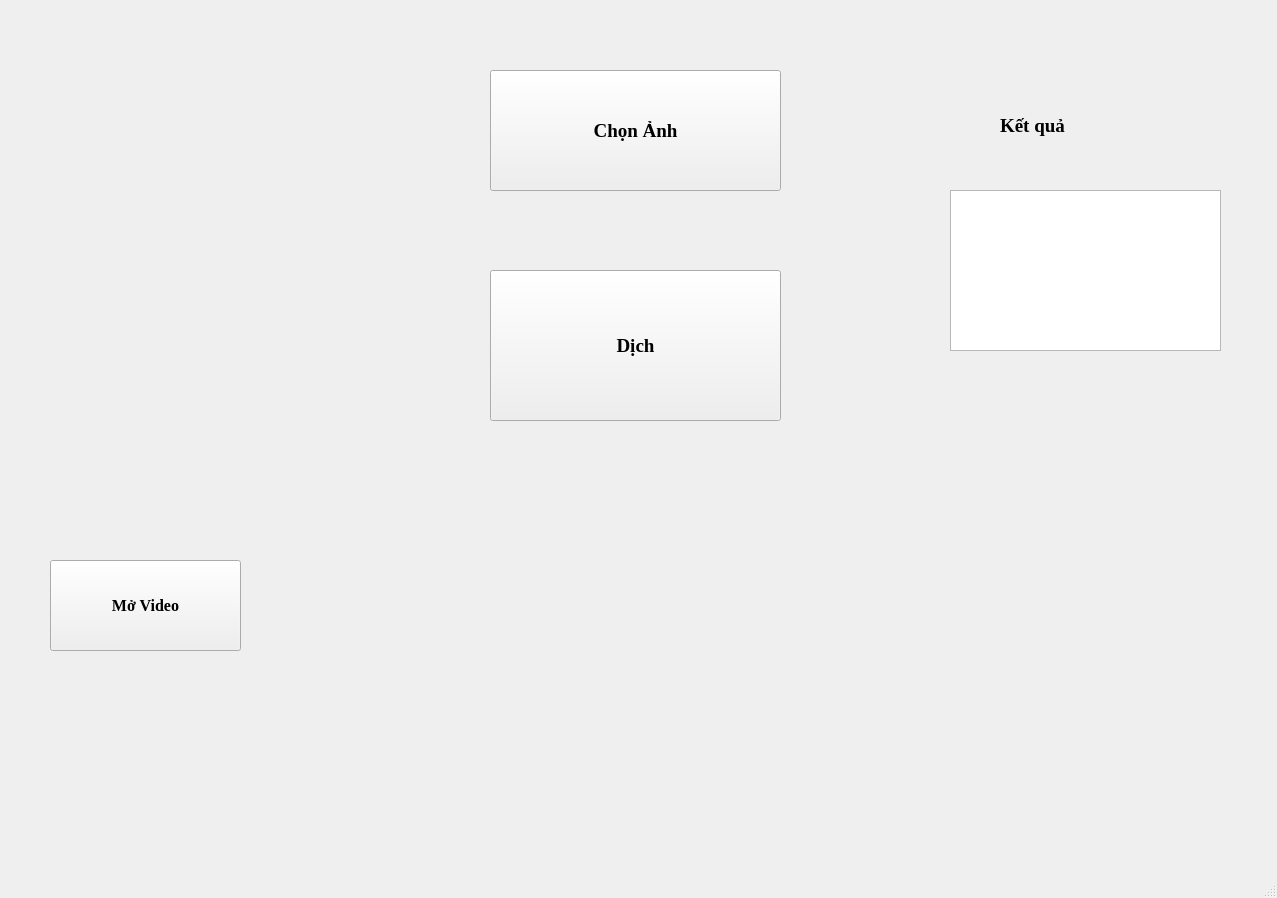
<?xml version="1.0" encoding="UTF-8"?>
<ui version="4.0">
 <class>MainWindow</class>
 <widget class="QMainWindow" name="MainWindow">
  <property name="geometry">
   <rect>
    <x>0</x>
    <y>0</y>
    <width>1277</width>
    <height>898</height>
   </rect>
  </property>
  <property name="windowTitle">
   <string>MainWindow</string>
  </property>
  <widget class="QWidget" name="centralwidget">
   <widget class="QPushButton" name="btnOpenVideo">
    <property name="geometry">
     <rect>
      <x>50</x>
      <y>560</y>
      <width>191</width>
      <height>91</height>
     </rect>
    </property>
    <property name="font">
     <font>
      <family>Times New Roman</family>
      <pointsize>12</pointsize>
      <weight>75</weight>
      <bold>true</bold>
     </font>
    </property>
    <property name="text">
     <string>Mở Video</string>
    </property>
   </widget>
   <widget class="QLabel" name="label">
    <property name="geometry">
     <rect>
      <x>50</x>
      <y>30</y>
      <width>371</width>
      <height>331</height>
     </rect>
    </property>
    <property name="text">
     <string/>
    </property>
    <property name="pixmap">
     <pixmap>../data/sign/asl_alphabet_test/asl_alphabet_test/A_test.jpg</pixmap>
    </property>
    <property name="openExternalLinks">
     <bool>false</bool>
    </property>
   </widget>
   <widget class="QPushButton" name="btnSelectImg">
    <property name="geometry">
     <rect>
      <x>490</x>
      <y>70</y>
      <width>291</width>
      <height>121</height>
     </rect>
    </property>
    <property name="font">
     <font>
      <family>Times New Roman</family>
      <pointsize>14</pointsize>
      <weight>75</weight>
      <bold>true</bold>
     </font>
    </property>
    <property name="text">
     <string>Chọn Ảnh</string>
    </property>
   </widget>
   <widget class="QLabel" name="label_2">
    <property name="geometry">
     <rect>
      <x>1000</x>
      <y>80</y>
      <width>191</width>
      <height>91</height>
     </rect>
    </property>
    <property name="font">
     <font>
      <family>Times New Roman</family>
      <pointsize>14</pointsize>
      <weight>75</weight>
      <bold>true</bold>
     </font>
    </property>
    <property name="text">
     <string>Kết quả</string>
    </property>
   </widget>
   <widget class="QTextEdit" name="textEdit">
    <property name="geometry">
     <rect>
      <x>950</x>
      <y>190</y>
      <width>271</width>
      <height>161</height>
     </rect>
    </property>
   </widget>
   <widget class="QPushButton" name="btnPredict">
    <property name="geometry">
     <rect>
      <x>490</x>
      <y>270</y>
      <width>291</width>
      <height>151</height>
     </rect>
    </property>
    <property name="font">
     <font>
      <family>Times New Roman</family>
      <pointsize>14</pointsize>
      <weight>75</weight>
      <bold>true</bold>
     </font>
    </property>
    <property name="text">
     <string>Dịch</string>
    </property>
   </widget>
   <widget class="QLabel" name="txtURL_Img">
    <property name="geometry">
     <rect>
      <x>30</x>
      <y>370</y>
      <width>441</width>
      <height>61</height>
     </rect>
    </property>
    <property name="font">
     <font>
      <family>Times New Roman</family>
      <pointsize>10</pointsize>
     </font>
    </property>
    <property name="text">
     <string/>
    </property>
   </widget>
  </widget>
  <widget class="QStatusBar" name="statusbar"/>
 </widget>
 <resources/>
 <connections/>
</ui>
